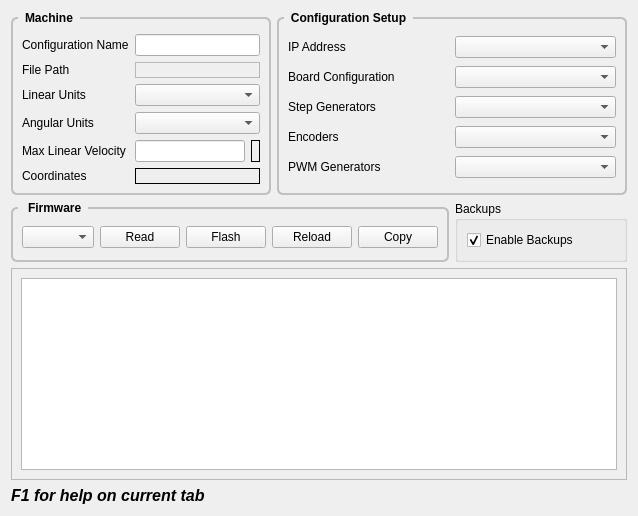
      <widget class="QWidget" name="machine">
       <attribute name="title">
        <string>Machine</string>
       </attribute>
       <layout class="QGridLayout" name="gridLayout_49">
        <item row="0" column="0" rowspan="3">
         <widget class="QGroupBox" name="gridGroupBox">
          <property name="styleSheet">
           <string notr="true">QGroupBox {
    font: bold;
    border: 2px solid silver;
    border-radius: 6px;
    margin-top: 6px;
}

QGroupBox::title {
    subcontrol-origin: margin;
    left: 7px;
    padding: 0px 5px 0px 5px;
}</string>
          </property>
          <property name="title">
           <string>Machine</string>
          </property>
          <layout class="QGridLayout" name="gridLayout_46">
           <property name="leftMargin">
            <number>9</number>
           </property>
           <property name="topMargin">
            <number>15</number>
           </property>
           <property name="rightMargin">
            <number>9</number>
           </property>
           <property name="bottomMargin">
            <number>9</number>
           </property>
           <item row="1" column="0">
            <widget class="QLabel" name="label_2">
             <property name="text">
              <string>File Path</string>
             </property>
            </widget>
           </item>
           <item row="2" column="0">
            <widget class="QLabel" name="label_3">
             <property name="text">
              <string>Linear Units</string>
             </property>
            </widget>
           </item>
           <item row="3" column="0">
            <widget class="QLabel" name="label_8">
             <property name="text">
              <string>Angular Units</string>
             </property>
            </widget>
           </item>
           <item row="4" column="1">
            <widget class="QLineEdit" name="maxLinearVel"/>
           </item>
           <item row="4" column="0">
            <widget class="QLabel" name="label_37">
             <property name="text">
              <string>&lt;html&gt;&lt;head/&gt;&lt;body&gt;&lt;p&gt;Max Linear Velocity&lt;/p&gt;&lt;/body&gt;&lt;/html&gt;</string>
             </property>
            </widget>
           </item>
           <item row="0" column="0">
            <widget class="QLabel" name="label">
             <property name="text">
              <string>Configuration Name</string>
             </property>
            </widget>
           </item>
           <item row="5" column="0">
            <widget class="QLabel" name="label_10">
             <property name="text">
              <string>Coordinates</string>
             </property>
             <property name="alignment">
              <set>Qt::AlignLeading|Qt::AlignLeft|Qt::AlignVCenter</set>
             </property>
            </widget>
           </item>
           <item row="4" column="2">
            <widget class="QLabel" name="maxVelocityLbl">
             <property name="frameShape">
              <enum>QFrame::Box</enum>
             </property>
             <property name="text">
              <string/>
             </property>
            </widget>
           </item>
           <item row="5" column="1" colspan="2">
            <widget class="QLabel" name="coordinatesLB">
             <property name="frameShape">
              <enum>QFrame::Box</enum>
             </property>
             <property name="text">
              <string/>
             </property>
            </widget>
           </item>
           <item row="3" column="1" colspan="2">
            <widget class="QComboBox" name="angularUnitsCB"/>
           </item>
           <item row="2" column="1" colspan="2">
            <widget class="QComboBox" name="linearUnitsCB"/>
           </item>
           <item row="1" column="1" colspan="2">
            <widget class="QLabel" name="pathLabel">
             <property name="frameShape">
              <enum>QFrame::StyledPanel</enum>
             </property>
             <property name="text">
              <string/>
             </property>
            </widget>
           </item>
           <item row="0" column="1" colspan="2">
            <widget class="QLineEdit" name="configName">
             <property name="toolTip">
              <string>&lt;html&gt;&lt;head/&gt;&lt;body&gt;&lt;p&gt;Any combination of letters and digits&lt;br/&gt;including the dash and underscore.&lt;br/&gt;Spaces are replaced with underscore.&lt;/p&gt;&lt;/body&gt;&lt;/html&gt;</string>
             </property>
            </widget>
           </item>
          </layout>
         </widget>
        </item>
        <item row="4" column="0" colspan="3">
         <widget class="QScrollArea" name="scrollArea">
          <property name="widgetResizable">
           <bool>true</bool>
          </property>
          <widget class="QWidget" name="scrollAreaWidgetContents">
           <property name="geometry">
            <rect>
             <x>0</x>
             <y>0</y>
             <width>958</width>
             <height>356</height>
            </rect>
           </property>
           <layout class="QHBoxLayout" name="horizontalLayout">
            <item>
             <widget class="QPlainTextEdit" name="outputPTE">
              <property name="font">
               <font>
                <family>Courier</family>
               </font>
              </property>
             </widget>
            </item>
           </layout>
          </widget>
         </widget>
        </item>
        <item row="5" column="0">
         <widget class="QLabel" name="label_292">
          <property name="font">
           <font>
            <pointsize>12</pointsize>
            <weight>75</weight>
            <italic>true</italic>
            <bold>true</bold>
           </font>
          </property>
          <property name="text">
           <string>F1 for help on current tab</string>
          </property>
         </widget>
        </item>
        <item row="0" column="1" rowspan="3" colspan="2">
         <widget class="QGroupBox" name="gridGroupBox">
          <property name="sizePolicy">
           <sizepolicy hsizetype="Fixed" vsizetype="Preferred">
            <horstretch>0</horstretch>
            <verstretch>0</verstretch>
           </sizepolicy>
          </property>
          <property name="minimumSize">
           <size>
            <width>350</width>
            <height>0</height>
           </size>
          </property>
          <property name="styleSheet">
           <string notr="true">QGroupBox {
    font: bold;
    border: 2px solid silver;
    border-radius: 6px;
    margin-top: 6px;
}

QGroupBox::title {
    subcontrol-origin: margin;
    left: 7px;
    padding: 0px 5px 0px 5px;
}</string>
          </property>
          <property name="title">
           <string>Configuration Setup</string>
          </property>
          <layout class="QGridLayout" name="gridLayout_26">
           <property name="topMargin">
            <number>15</number>
           </property>
           <item row="0" column="1">
            <widget class="QComboBox" name="ipAddressCB"/>
           </item>
           <item row="1" column="1">
            <widget class="QComboBox" name="boardsCB"/>
           </item>
           <item row="3" column="0">
            <widget class="QLabel" name="label_34">
             <property name="text">
              <string>Encoders</string>
             </property>
            </widget>
           </item>
           <item row="1" column="0">
            <widget class="QLabel" name="label_32">
             <property name="text">
              <string>Board Configuration</string>
             </property>
            </widget>
           </item>
           <item row="0" column="0">
            <widget class="QLabel" name="label_27">
             <property name="text">
              <string>IP Address</string>
             </property>
            </widget>
           </item>
           <item row="3" column="1">
            <widget class="QComboBox" name="encodersCB"/>
           </item>
           <item row="2" column="0">
            <widget class="QLabel" name="label_57">
             <property name="text">
              <string>Step Generators</string>
             </property>
            </widget>
           </item>
           <item row="2" column="1">
            <widget class="QComboBox" name="stepgensCB"/>
           </item>
           <item row="4" column="1">
            <widget class="QComboBox" name="pwmsCB"/>
           </item>
           <item row="4" column="0">
            <widget class="QLabel" name="label_60">
             <property name="text">
              <string>PWM Generators</string>
             </property>
            </widget>
           </item>
          </layout>
         </widget>
        </item>
        <item row="3" column="0" colspan="2">
         <widget class="QGroupBox" name="gridGroupBox">
          <property name="styleSheet">
           <string notr="true">QGroupBox {
    font: bold;
    border: 2px solid silver;
    border-radius: 6px;
    margin-top: 6px;
}

QGroupBox::title {
    subcontrol-origin: margin;
    left: 7px;
    padding: 0px 5px 0px 5px;
}</string>
          </property>
          <property name="title">
           <string> Firmware</string>
          </property>
          <layout class="QGridLayout" name="gridLayout_29">
           <property name="topMargin">
            <number>15</number>
           </property>
           <item row="1" column="3">
            <widget class="QPushButton" name="reloadPB">
             <property name="text">
              <string>Reload</string>
             </property>
            </widget>
           </item>
           <item row="1" column="2">
            <widget class="QPushButton" name="flashPB">
             <property name="text">
              <string>Flash</string>
             </property>
            </widget>
           </item>
           <item row="1" column="1">
            <widget class="QPushButton" name="readPB">
             <property name="text">
              <string>Read</string>
             </property>
            </widget>
           </item>
           <item row="1" column="4">
            <widget class="QPushButton" name="copyPB">
             <property name="toolTip">
              <string>&lt;html&gt;&lt;head/&gt;&lt;body&gt;&lt;p&gt;Copy the Output&lt;br/&gt;to the clipboard&lt;/p&gt;&lt;/body&gt;&lt;/html&gt;</string>
             </property>
             <property name="text">
              <string>Copy</string>
             </property>
            </widget>
           </item>
           <item row="1" column="0">
            <widget class="QComboBox" name="firmwareCB">
             <property name="sizePolicy">
              <sizepolicy hsizetype="Preferred" vsizetype="Fixed">
               <horstretch>0</horstretch>
               <verstretch>0</verstretch>
              </sizepolicy>
             </property>
            </widget>
           </item>
          </layout>
         </widget>
        </item>
        <item row="3" column="2">
         <widget class="QGroupBox" name="groupBox_27">
          <property name="title">
           <string>Backups</string>
          </property>
          <layout class="QGridLayout" name="gridLayout_66">
           <item row="0" column="0">
            <widget class="QCheckBox" name="backupCB">
             <property name="text">
              <string>Enable Backups</string>
             </property>
             <property name="checked">
              <bool>true</bool>
             </property>
            </widget>
           </item>
          </layout>
         </widget>
        </item>
       </layout>
      </widget>
